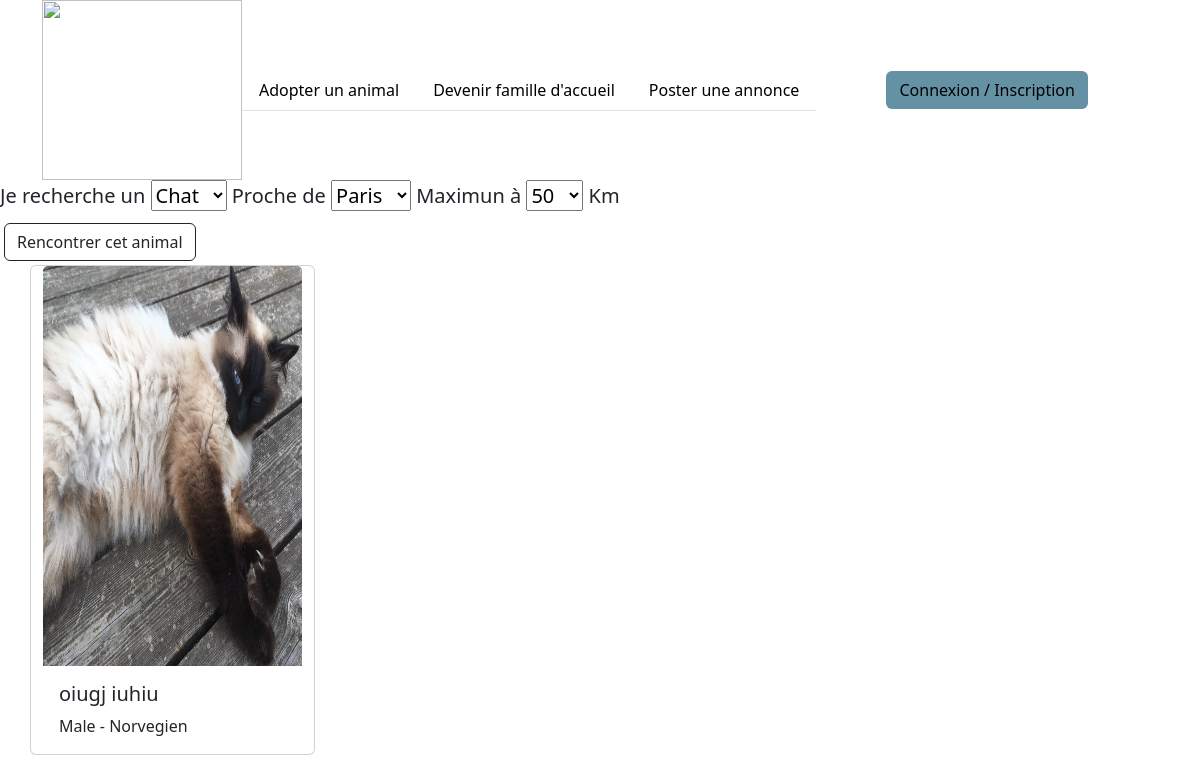
/Users, run on an earlier commit of the app's database.
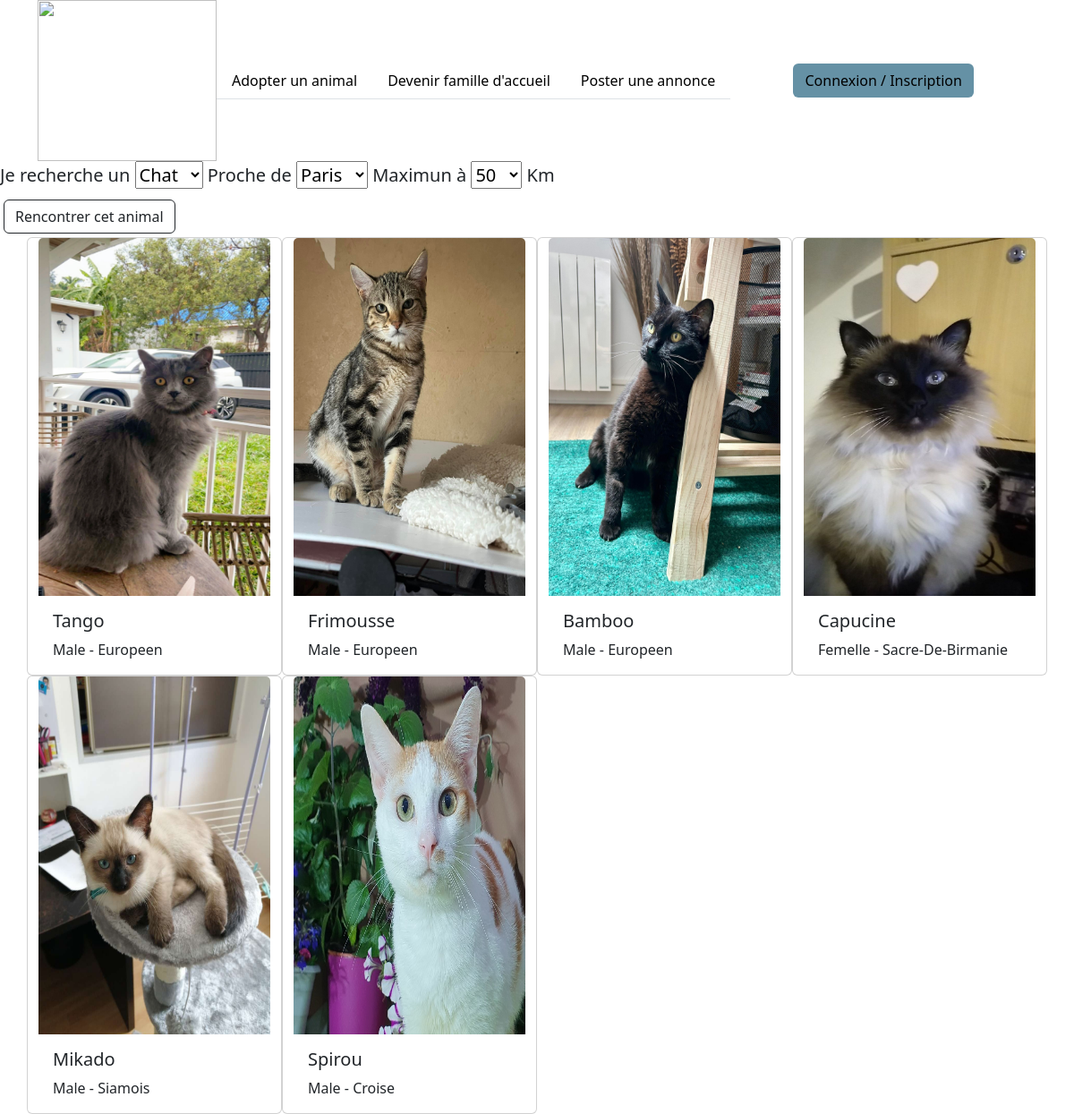
And on a later commit of the database.
### tables this page shows
CREATE TABLE IF NOT EXISTS `annonce` (
  `id` int NOT NULL AUTO_INCREMENT,
  `nom_animal` varchar(255) NOT NULL,
  `puce_animal` varchar(255) NOT NULL,
  `image_chat` varchar(255) NOT NULL,
  `espece_animal` varchar(255) NOT NULL,
  `race_animal` varchar(255) NOT NULL,
  `naissance_animal` varchar(255) NOT NULL,
  `sexe_animal` varchar(255) NOT NULL,
  `lieu_animal` varchar(255) NOT NULL,
  `chiens_radio` varchar(255) NOT NULL DEFAULT 'non',
  `chats_radio` varchar(255) NOT NULL DEFAULT 'non',
  `enfants_radio` varchar(255) NOT NULL DEFAULT 'non',
  `non_radio` varchar(255) NOT NULL DEFAULT 'oui',
  `description_animal` varchar(255) DEFAULT NULL,
  PRIMARY KEY (`id`)
);

### application/controllers/Users.php (called while the page is built, shortened)
<?php
class Users extends CI_Controller
{
    public function index()
    {
        $chat_annonce = $this->User_Model->get_annonce();
        $data['chat_annonce'] = $chat_annonce;
        $this->load->view('espace_animaux/recherche', $data);
    }
}

### index.php (called while the page is built, shortened)
<?php
require_once BASEPATH.'core/CodeIgniter.php';

### application/helpers/session_helper.php (called while the page is built)
<?php
function isConnected()
{
    $CI = get_instance();
    if ($CI->session->userdata('id')) {
        return true;
    } else return false;
}

### application/models/User_Model.php (called while the page is built, shortened)
<?php
class User_Model extends CI_Model
{
    public function get_annonce()
    {
        $this->db->select('*');
        $this->db->from('annonce');
        $query = $this->db->get();
        return $query->result_array();
    }
}

### application/views/espace_animaux/recherche.php (the view, shortened to what this page needs)
<?php
include(APPPATH . "views/include/header.php")
?>
<div class="justify-content-center">
    <h5>Je recherche un
        <select name="list_search" id="list_search" required>
            <option value="chat">Chat</option>
        </select>
        Proche de
        <select name="list_ville" id="list_ville" required>
            <option value="paris">Paris</option>
        </select>
        Maximun à
        <select name="list_km" id="list_km" required>
            <option value="50">50</option>
        </select>
        Km
    </h5>
</div>
</head>
<a class="btn btn-outline-dark m-1" href="<?php
                                            echo base_url("Adopt/adoption") ?>">Rencontrer cet animal
</a>
<div class="container">
    <div class="row">
        <?php
        foreach ($chat_annonce as $chat_annonce) { ?>
            <div class="col-3  card">
                <img class="card-img-top custom-img" src="/adopt-kitty/uploads/annonce/<?= $chat_annonce['image_chat'] ?>" alt="Card image cap">
                <div class="card-body">
                    <h5 class=" card-title"><?=
                                            $chat_annonce['nom_animal']
                                            ?></h5>
                    <p class="text-capitalize card-text"><?=
                                                            $chat_annonce['sexe_animal'] . ' - ' . $chat_annonce['race_animal']
                                                            ?></p>
                </div>
            </div>
        <?php  } ?>
    </div>
</div>
<?php
include(APPPATH . "views/include/footer.php")
?>

### application/views/include/header.php (shortened to what this page needs)
<!DOCTYPE html>
<html lang="fr">
<head>
    <link href="https://cdn.jsdelivr.net/npm/bootstrap@5.3.0/dist/css/bootstrap.min.css" rel="stylesheet">
    <link rel="stylesheet" href="https://cdnjs.cloudflare.com/ajax/libs/font-awesome/4.7.0/css/font-awesome.min.css">
    <link rel="stylesheet" href="/adopt-kitty/assets/css/style.css">
</head>
<body>
    <div class="container">
        <div class="col d-flex justify-content-center align-items-center ">
            <a href="<?= base_url("Users") ?>"><img class="logo" src="/adopt-kitty/assets/img/adopt-kitty-logo" width="200" height="180"></a>
            <ul class="nav nav-tabs">
                <li class="nav-item">
                    <a class="nav-link" href="<?= base_url("Users") ?>">Adopter un animal</a>
                </li>
                <li class="nav-item">
                    <a class="nav-link" href="<?= base_url("Famille/etapes") ?>">Devenir famille d'accueil</a>
                </li>
                <li class="nav-item">
                    <a class="nav-link" href="<?= base_url("Annonce/annonce") ?>">Poster une annonce</a>
                </li>
            </ul>
            <div class="col d-flex flex-column justify-content-center align-items-center ">
                <?php if (isConnected() == false) { ?>
                    <a class="btn custom-btn" href="<?= base_url("Users/accueil") ?>">Connexion / Inscription</a>
        <?php } ?>
        </div>
    </div>
    </div>

### application/views/include/footer.php (shortened to what this page needs)
</body>

### assets/css/style.css (style rules this page uses)
.custom-btn { color: black; background-color: #6591a5; }
.nav-link { color: black; text-decoration: none; }

### application/views/espace_animaux/recherche.php (style rules this page uses)
.custom-img { max-width: 304; height: 400px; }

What changed in the data, as far as the page shows it:
removed annonce: image_chat (picture), nom_animal "oiugj iuhiu", sexe_animal "Male", race_animal "Norvegien"
added annonce: image_chat (picture), nom_animal "Tango", sexe_animal "Male", race_animal "Europeen"
added annonce: image_chat (picture), nom_animal "Frimousse", sexe_animal "Male", race_animal "Europeen"
added annonce: image_chat (picture), nom_animal "Bamboo", sexe_animal "Male", race_animal "Europeen"
added annonce: image_chat (picture), nom_animal "Capucine", sexe_animal "Femelle", race_animal "Sacre-De-Birmanie"
added annonce: image_chat (picture), nom_animal "Mikado", sexe_animal "Male", race_animal "Siamois"
added annonce: image_chat (picture), nom_animal "Spirou", sexe_animal "Male", race_animal "Croise"
